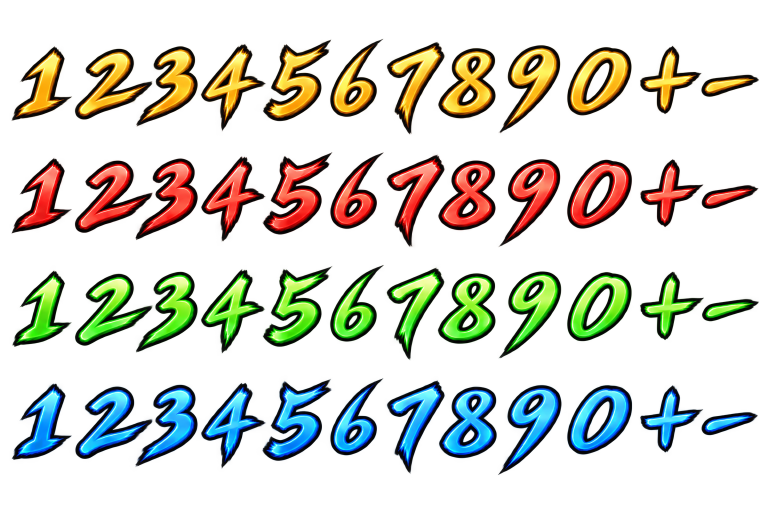
#> input picture media/assets/world/vfx/floating_damage.png, 1536 x 1024 px (shown at 1/2 size)
$ python gen-float-damage.py
#> lines starting #> are read from the running program, lines starting #| are printed output that depends on the picture
#!/usr/bin/env python3
"""Tách glyph từ media/assets/world/vfx/floating_damage.png thành atlas sạch.

Ảnh gốc là bốn hàng "1234567890+-": sát thương thường, bạo kích, hồi phục,
linh khí. Các glyph được vẽ chồng viền/glow lên nhau nên cắt theo hình chữ nhật
sẽ kéo theo nét của glyph bên cạnh. Công cụ này lấy từng thành phần liên thông
của alpha, đặt riêng vào một ô có lề trong suốt, rồi ghi ra
media/assets/world/vfx/floating_damage_glyphs.png.

Chạy lại khi thay ảnh gốc:
    python3 tools/gen-float-damage.py

Yêu cầu: Pillow (chỉ dùng cho công cụ phát triển, không phải phụ thuộc game).
"""
from collections import deque
from pathlib import Path

from PIL import Image

ROOT = Path(__file__).resolve().parent.parent
SOURCE = ROOT / 'media/assets/world/vfx/floating_damage.png'
TARGET = ROOT / 'media/assets/world/vfx/floating_damage_glyphs.png'
GLYPHS = '1234567890+-'
ROW_TOP = (77, 304, 529, 756)
ROW_HEIGHT = 195
PAD = 3
ALPHA = 8
MIN_PIXELS = 200


def components(image):
    width, height = image.size
    alpha = image.split()[3].load()
    seen = bytearray(width * height)
    found = []
    for y in range(height):
        for x in range(width):
            index = y * width + x
            if seen[index] or alpha[x, y] <= ALPHA:
                continue
            seen[index] = 1
            queue = deque([(x, y)])
            pixels = []
            while queue:
                cx, cy = queue.popleft()
                pixels.append((cx, cy))
                for dx in (-1, 0, 1):
                    for dy in (-1, 0, 1):
                        nx, ny = cx + dx, cy + dy
                        if 0 <= nx < width and 0 <= ny < height:
                            ni = ny * width + nx
                            if not seen[ni] and alpha[nx, ny] > ALPHA:
                                seen[ni] = 1
                                queue.append((nx, ny))
            if len(pixels) >= MIN_PIXELS:
                found.append(pixels)
    return found


def main():
    source = Image.open(SOURCE).convert('RGBA')
#> source is the input picture: PIL image 1536x1024 RGBA; mean R, G, B, A 60.8, 62.8, 41.8, 68.2
    pixels = source.load()
    by_row = [[] for _ in ROW_TOP]
    for item in components(source):
#> in components, `width, height = image.size`: width = 1536; height = 1024
        x0 = min(x for x, _ in item)
        y0 = min(y for _, y in item)
        x1 = max(x for x, _ in item)
        y1 = max(y for _, y in item)
        row = min(range(len(ROW_TOP)), key=lambda i: abs(y0 - ROW_TOP[i]))
        by_row[row].append((x0, y0, x1, y1, set(item)))
#> this loop made 48 passes
    for row, items in enumerate(by_row):
        items.sort(key=lambda item: item[0])
        if len(items) != len(GLYPHS):
            raise SystemExit(f'Hàng {row + 1} có {len(items)} glyph, cần {len(GLYPHS)}.')
        if any(item[3] - ROW_TOP[row] >= ROW_HEIGHT for item in items):
            raise SystemExit(f'Hàng {row + 1} tràn khỏi ô dọc.')

    widths = [[item[2] - item[0] + 1 for item in items] for items in by_row]
#> widths = [[123, 157, 125, 132, 138, 108, 118, 116, 124, 130, 124, 117], [122, 158, 126, 130, 141, 108, 118, 116, 125, 130, 127, 114], [120, 158, 125, 130, 140, 109, 119, 117, 126, 130, 128, 114], [121, 157, 126, 132, 141, 107, 118, 117, 129, 131, 127, 114]]
    row_width = [sum(width + PAD * 2 for width in widths[row]) for row in range(len(ROW_TOP))]
#> row_width = [1584, 1587, 1588, 1592]
    sheet_w = max(row_width)
#> sheet_w = 1592
    sheet_h = ROW_HEIGHT * len(ROW_TOP)
    sheet = Image.new('RGBA', (sheet_w, sheet_h), (0, 0, 0, 0))
#> sheet: PIL image 1592x780 RGBA; every value is 0
    target = sheet.load()

    for row, items in enumerate(by_row):
        cell_x = 0
        top = row * ROW_HEIGHT
        for item, width in zip(items, widths[row]):
            x0, y0, _, _, mask = item
            for x, y in mask:
                if pixels[x, y][3] <= ALPHA:
                    continue
                tx, ty = cell_x + PAD + (x - x0), top + (y - ROW_TOP[row])
                if 0 <= tx < sheet_w and 0 <= ty < sheet_h:
                    target[tx, ty] = pixels[x, y]
            cell_x += width + PAD * 2

    sheet.save(TARGET, optimize=True)
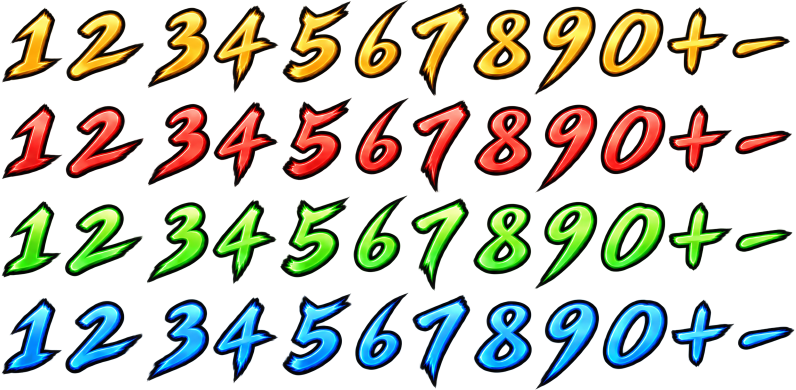
#> saved as floating_damage_glyphs.png: PIL image 1592x780 RGBA (shown at 1/2 size); mean R, G, B, A 34, 35.3, 23.4, 86.2; transparent parts drawn white
    print(f'{TARGET.relative_to(ROOT)}: {sheet_w}×{sheet_h}, {len(GLYPHS)}×4 glyph')
#| media/assets/world/vfx/floating_damage_glyphs.png: 1592×780, 12×4 glyph
    print('widths =', widths)
#> (printed output is left out)


if __name__ == '__main__':
    main()
